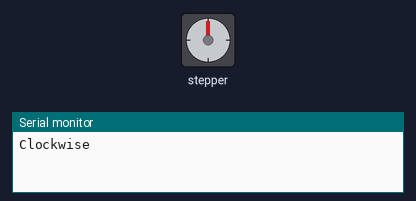
The sketch below on a simulated Arduino Uno, built with avr-gcc and run on an emulated ATmega328P. Shown: stepper motor, the last lines printed to the serial monitor. Stepper angles assume 2048 steps per turn.

Above: at 0.05 s.
At 2.15 s:
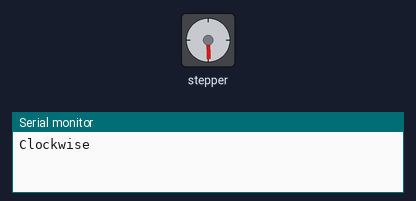
At 4.3 s:
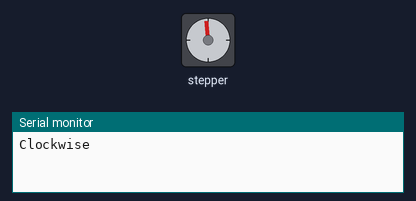
At 9.45 s:
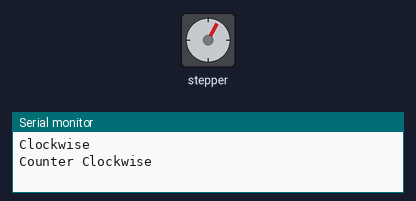
Timing chart, 0 to 13.8 s (numbered marks = the images above):
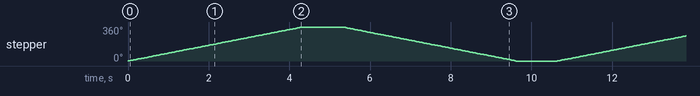

Measured:
- by itself, stepper: turns 360° clockwise in 4.3 s, then 360° counter-clockwise in 4.3 s, repeating every 10.6 s

The sketch:

STEPPER_MOTOR.ino
```cpp
#include <Stepper.h>
const uint16_t STEP_PER_REVOLUTION = 2048U;
class Stepper stepping(STEP_PER_REVOLUTION, 8, 10, 9, 11);

void setup() {
  Serial.begin(115200UL);
  stepping.setSpeed(14);
}

void loop() {
  Serial.println(F("Clockwise"));
  stepping.step(STEP_PER_REVOLUTION);
  delay(1000UL);
  Serial.println(F("Counter Clockwise"));
  stepping.step(-STEP_PER_REVOLUTION);
  delay(1000UL);
}
```
